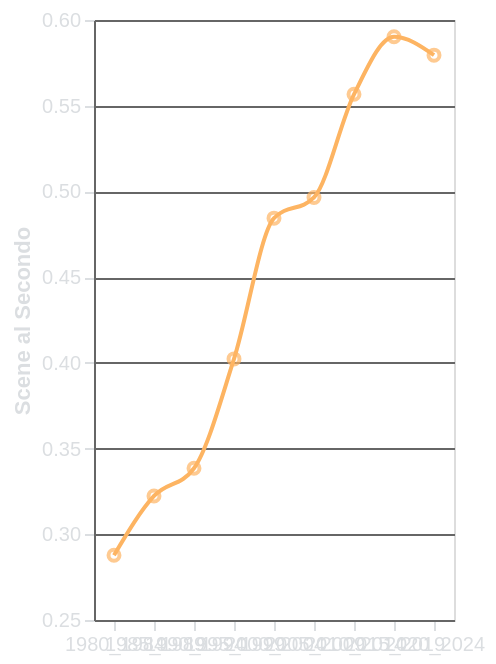

Vega-Lite specification for this chart:
### Vega-Lite specification from a JSON file in a GitHub repository (floating-point values rounded to 4 significant figures)
{"config": {"background": "transparent", "title": {"color": "#DBDEE1", "fontSize": 16}, "axis": {"domainColor": "#666666", "gridColor": "#666666", "tickColor": "#DBDEE1", "titleColor": "#DBDEE1", "labelColor": "#DBDEE1"}, "legend": {"labelColor": "#DBDEE1", "titleColor": "#DBDEE1"}}, "layer": [{"mark": {"type": "line", "interpolate": "monotone"}, "encoding": {"color": {"value": "#FDB462"}, "tooltip": [{"field": "Lustro", "type": "ordinal"}, {"field": "Scene/Sec", "type": "quantitative"}], "x": {"axis": {"labelAngle": 0}, "field": "Lustro", "title": "", "type": "ordinal"}, "y": {"field": "Scene/Sec", "scale": {"domain": [0.25, 0.6]}, "title": "Scene al Secondo", "type": "quantitative"}}}, {"mark": {"type": "point"}, "encoding": {"color": {"value": "#FDB462"}, "tooltip": [{"field": "Lustro", "type": "ordinal"}, {"field": "Scene/Sec", "format": ".2f", "type": "quantitative"}], "x": {"field": "Lustro", "type": "ordinal"}, "y": {"field": "Scene/Sec", "type": "quantitative"}}}], "data": {"name": "data-7c47e54c9127a7a69cde3fd62e3a09e5"}, "height": "container", "width": "container", "$schema": "https://vega.github.io/schema/vega-lite/v5.17.0.json", "datasets": {"data-7c47e54c9127a7a69cde3fd62e3a09e5": [{"Lustro": "1980_1984", "Scene/Sec": 0.2878}, {"Lustro": "1985_1989", "Scene/Sec": 0.3224}, {"Lustro": "1990_1994", "Scene/Sec": 0.3385}, {"Lustro": "1995_1999", "Scene/Sec": 0.4023}, {"Lustro": "2000_2004", "Scene/Sec": 0.4844}, {"Lustro": "2005_2009", "Scene/Sec": 0.4965}, {"Lustro": "2010_2014", "Scene/Sec": 0.5567}, {"Lustro": "2015_2019", "Scene/Sec": 0.5902}, {"Lustro": "2020_2024", "Scene/Sec": 0.5795}]}}
